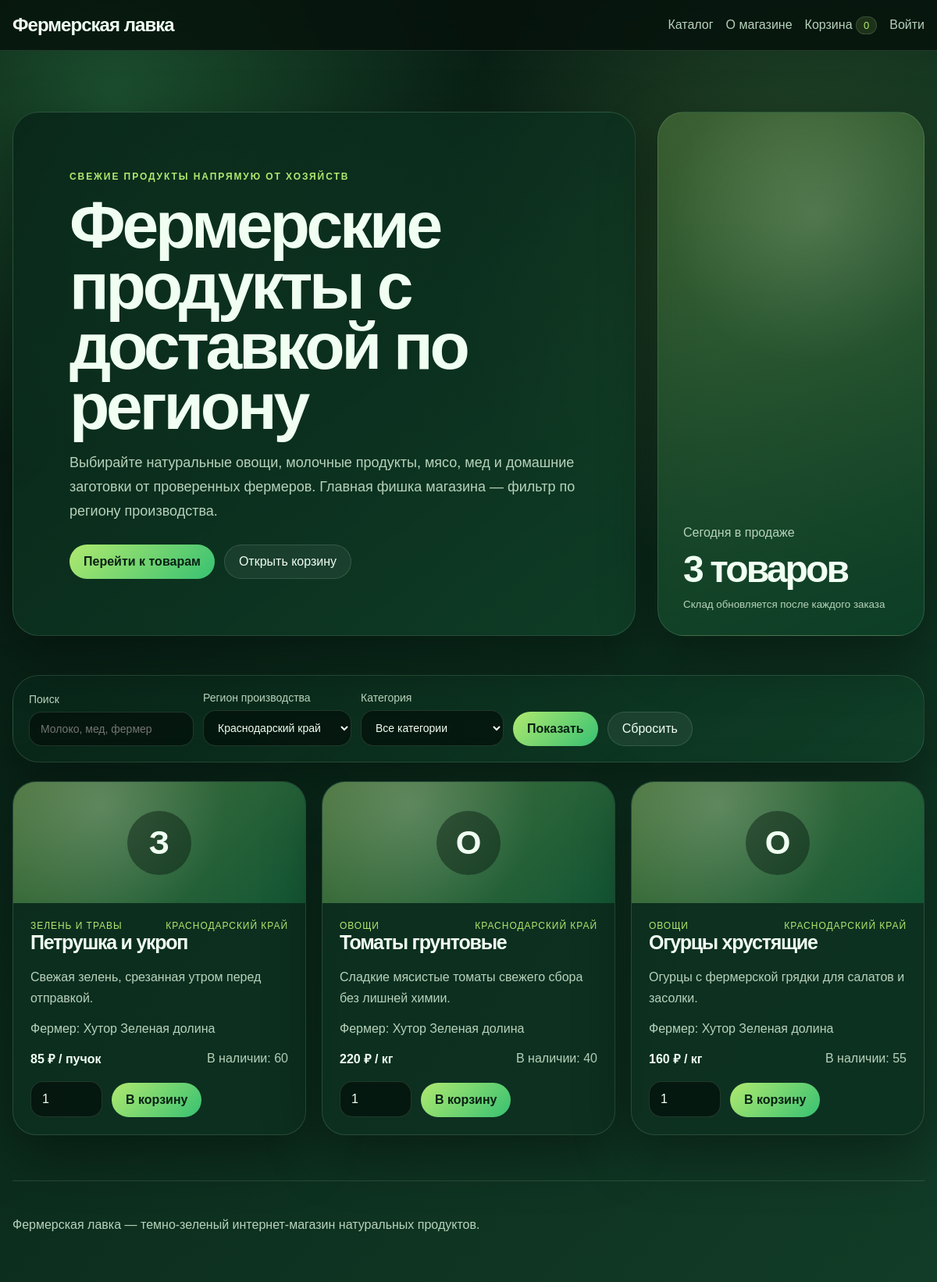
The page /index.php?region=Краснодарский край on the database its author committed.
### tables this page shows
CREATE TABLE IF NOT EXISTS products (
    id INT UNSIGNED AUTO_INCREMENT PRIMARY KEY,
    farmer_id INT UNSIGNED NOT NULL,
    category_id INT UNSIGNED NOT NULL,
    title VARCHAR(180) NOT NULL,
    description TEXT NOT NULL,
    price DECIMAL(10,2) NOT NULL,
    unit VARCHAR(40) NOT NULL,
    stock INT UNSIGNED NOT NULL DEFAULT 0,
    created_at TIMESTAMP NOT NULL DEFAULT CURRENT_TIMESTAMP,
    CONSTRAINT fk_products_farmer FOREIGN KEY (farmer_id) REFERENCES farmers(id) ON DELETE CASCADE,
    CONSTRAINT fk_products_category FOREIGN KEY (category_id) REFERENCES categories(id) ON DELETE RESTRICT,
    INDEX idx_products_price (price),
    INDEX idx_products_stock (stock)
);

CREATE TABLE IF NOT EXISTS categories (
    id INT UNSIGNED AUTO_INCREMENT PRIMARY KEY,
    name VARCHAR(120) NOT NULL UNIQUE
);

CREATE TABLE IF NOT EXISTS farmers (
    id INT UNSIGNED AUTO_INCREMENT PRIMARY KEY,
    name VARCHAR(160) NOT NULL,
    region VARCHAR(120) NOT NULL,
    description TEXT NOT NULL,
    created_at TIMESTAMP NOT NULL DEFAULT CURRENT_TIMESTAMP
);

### config.php (called while the page is built, shortened)
<?php
function db(): PDO
{
    static $pdo = null;
    if ($pdo === null) {
        $dsn = 'mysql:host=' . DB_HOST . ';dbname=' . DB_NAME . ';charset=utf8mb4';
        $pdo = new PDO($dsn, DB_USER, DB_PASS, [
            PDO::ATTR_ERRMODE => PDO::ERRMODE_EXCEPTION,
            PDO::ATTR_DEFAULT_FETCH_MODE => PDO::FETCH_ASSOC,
            PDO::ATTR_EMULATE_PREPARES => false,
        ]);
    }
    return $pdo;
}
function e(mixed $value): string
{
    return htmlspecialchars((string) $value, ENT_QUOTES | ENT_SUBSTITUTE, 'UTF-8');
}
function current_user(): ?array
{
    if (empty($_SESSION['user_id'])) {
        return null;
    }
    $stmt = db()->prepare('SELECT id, name, email, role, created_at FROM users WHERE id = ? LIMIT 1');
    $stmt->execute([(int) $_SESSION['user_id']]);
    $user = $stmt->fetch();
    return $user ?: null;
}
function cart_count(): int
{
    $count = 0;
    return $count;
}

### index.php (the view, shortened to what this page needs)
<?php
require_once __DIR__ . '/config.php';
$user = current_user();
$selectedRegion = trim((string) ($_GET['region'] ?? ''));
$search = trim((string) ($_GET['search'] ?? ''));
$regions = db()->query('SELECT DISTINCT region FROM farmers ORDER BY region')->fetchAll();
$where = ['p.stock > 0'];
$params = [];
if ($selectedRegion !== '') {
    $where[] = 'f.region = ?';
    $params[] = $selectedRegion;
}
$sql = 'SELECT p.*, f.name AS farmer_name, f.region, c.name AS category_name
        FROM products p
        JOIN farmers f ON f.id = p.farmer_id
        JOIN categories c ON c.id = p.category_id
        WHERE ' . implode(' AND ', $where) . '
        ORDER BY p.created_at DESC';
$stmt = db()->prepare($sql);
$stmt->execute($params);
$products = $stmt->fetchAll();
?>
<!doctype html>
<html lang="ru">
<head>
    <link rel="stylesheet" href="style.css">
</head>
<body>
<header class="site-header">
    <a class="logo" href="index.php">Фермерская лавка</a>
    <nav class="nav">
        <a href="index.php">Каталог</a>
        <a href="about.html">О магазине</a>
        <a href="cart.php">Корзина <span class="pill"><?= cart_count() ?></span></a>
        <?php if ($user): ?>
            <?php if ($user['role'] === 'admin'): ?>
                <a href="admin.php">Админ-панель</a>
            <?php endif; ?>
            <form action="auth.php" method="post" class="inline-form">
                <input type="hidden" name="csrf_token" value="<?= e(csrf_token()) ?>">
                <input type="hidden" name="action" value="logout">
                <button type="submit" class="link-button">Выйти</button>
            </form>
        <?php else: ?>
            <a href="auth.php">Войти</a>
        <?php endif; ?>
    </nav>
</header>
<main>
    <section class="hero">
        <div class="hero-content">
            <p class="eyebrow">Свежие продукты напрямую от хозяйств</p>
            <h1>Фермерские продукты с доставкой по региону</h1>
            <p>Выбирайте натуральные овощи, молочные продукты, мясо, мед и домашние заготовки от проверенных фермеров. Главная фишка магазина — фильтр по региону производства.</p>
            <div class="hero-actions">
                <a class="button primary" href="#catalog">Перейти к товарам</a>
                <a class="button ghost" href="cart.php">Открыть корзину</a>
            </div>
        </div>
        <div class="hero-card">
            <span>Сегодня в продаже</span>
            <strong><?= count($products) ?> товаров</strong>
            <small>Склад обновляется после каждого заказа</small>
        </div>
    </section>
    <section class="filters" id="catalog">
        <form method="get" class="filter-form">
            <label>
                Поиск
                <input type="search" name="search" value="<?= e($search) ?>" placeholder="Молоко, мед, фермер">
            </label>
            <label>
                Регион производства
                <select name="region">
                    <?php foreach ($regions as $region): ?>
                        <option value="<?= e($region['region']) ?>" <?= $selectedRegion === $region['region'] ? 'selected' : '' ?>><?= e($region['region']) ?></option>
                    <?php endforeach; ?>
                </select>
            </label>
            <label>
                Категория
                <select name="category">
                    <option value="0">Все категории</option>
                </select>
            </label>
            <button type="submit" class="button primary">Показать</button>
            <a class="button ghost" href="index.php">Сбросить</a>
        </form>
    </section>
    <section class="product-grid">
        <?php foreach ($products as $product): ?>
            <article class="product-card">
                <div class="product-visual">
                    <span><?= e(mb_substr($product['category_name'], 0, 1, 'UTF-8')) ?></span>
                </div>
                <div class="product-body">
                    <div class="product-meta">
                        <span><?= e($product['category_name']) ?></span>
                        <span><?= e($product['region']) ?></span>
                    </div>
                    <h2><?= e($product['title']) ?></h2>
                    <p><?= e($product['description']) ?></p>
                    <div class="farmer">Фермер: <?= e($product['farmer_name']) ?></div>
                    <div class="product-footer">
                        <strong><?= number_format((float) $product['price'], 0, ',', ' ') ?> ₽ / <?= e($product['unit']) ?></strong>
                        <span>В наличии: <?= (int) $product['stock'] ?></span>
                    </div>
                    <form method="post" class="cart-form">
                        <input type="number" name="quantity" min="1" max="<?= (int) $product['stock'] ?>" value="1" aria-label="Количество">
                        <button type="submit" class="button primary">В корзину</button>
                    </form>
                </div>
            </article>
        <?php endforeach; ?>
    </section>
</main>
<footer class="footer">
    <p>Фермерская лавка — темно-зеленый интернет-магазин натуральных продуктов.</p>
</footer>
</body>
</html>

### rows shown on the page
products: category.name "З", category.name "ЗЕЛЕНЬ И ТРАВЫ", farmer.region "КРАСНОДАРСКИЙ КРАЙ", title "Петрушка и укроп", description "Свежая зелень, срезанная утром перед отправкой.", farmer.name "Хутор Зеленая долина", price "85", unit "пучок", stock "60"
products: category.name "О", category.name "ОВОЩИ", farmer.region "КРАСНОДАРСКИЙ КРАЙ", title "Томаты грунтовые", description "Сладкие мясистые томаты свежего сбора без лишней химии.", farmer.name "Хутор Зеленая долина", price "220", unit "кг", stock "40"
products: category.name "О", category.name "ОВОЩИ", farmer.region "КРАСНОДАРСКИЙ КРАЙ", title "Огурцы хрустящие", description "Огурцы с фермерской грядки для салатов и засолки.", farmer.name "Хутор Зеленая долина", price "160", unit "кг", stock "55"

### other values the page prints
cart_count() "0"
count($products) "3"
form field region "Краснодарский край"
